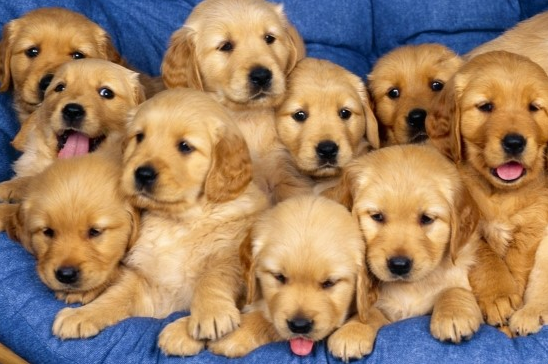
#> input picture Day2/dog.bmp, 548 x 364 px
$ python 8_hist1.py
#> lines starting #> are read from the running program, lines starting #| are printed output that depends on the picture
import cv2
import matplotlib.pyplot as plt

img = cv2.imread('./dog.bmp',cv2.IMREAD_GRAYSCALE)
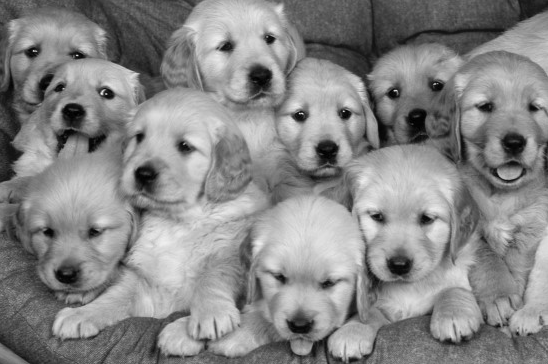
#> img: shape (364, 548); min 0, max 243, mean 134.7

hist = cv2.calcHist([img],[0],None,[256],[0,255])
#> hist = 256 values, max 1512 at index 170, min 0 at index 240, mean 779.2

cv2.imshow('img',img)
plt.hist(hist)
plt.show()
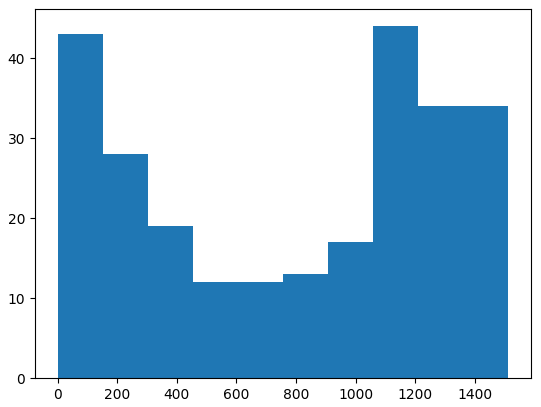
#> figure drawn by matplotlib, 1 panel; tallest bar 44 high, from x = 1058.4 to 1209.6
cv2.waitKey() # waitkey를 imshow 밑에 바로 넣으면 키 누를때가지 멈추므로 히스토그램이 안나오고 키를 아무거나 눌러야 히스토그램이 뜬다!
